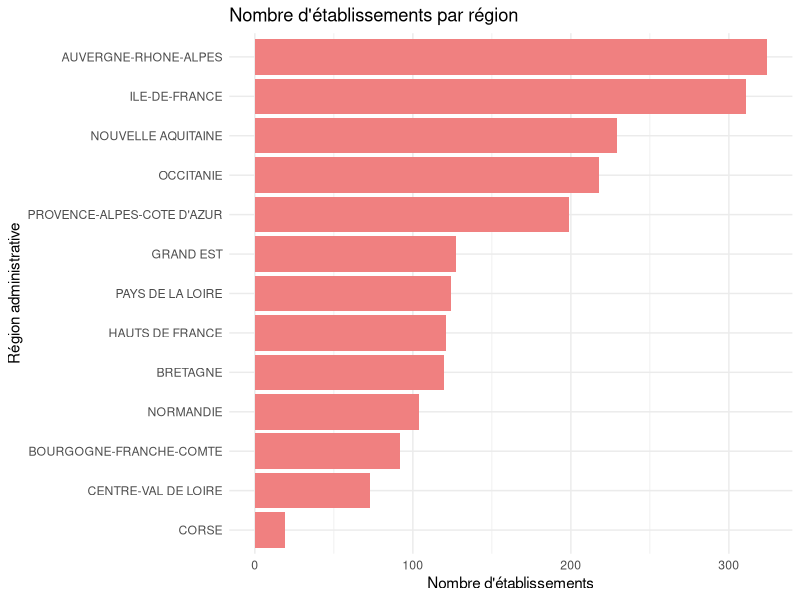
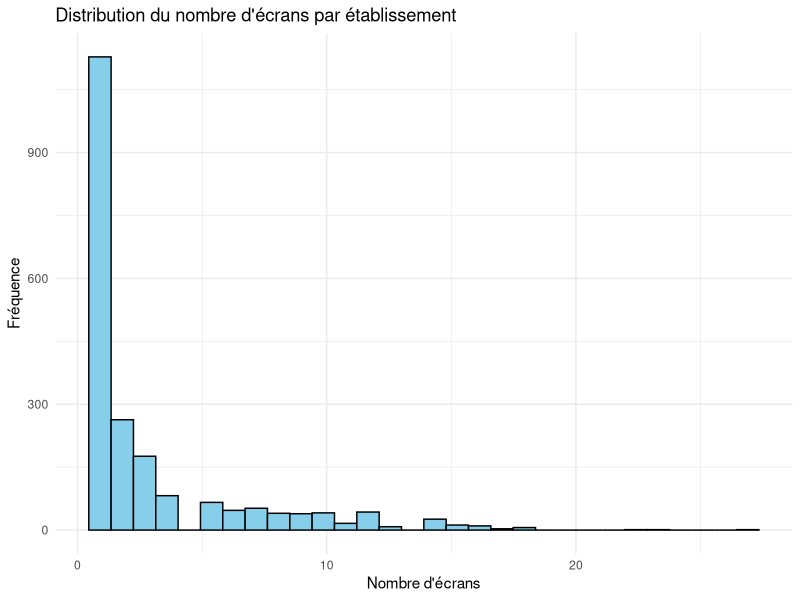
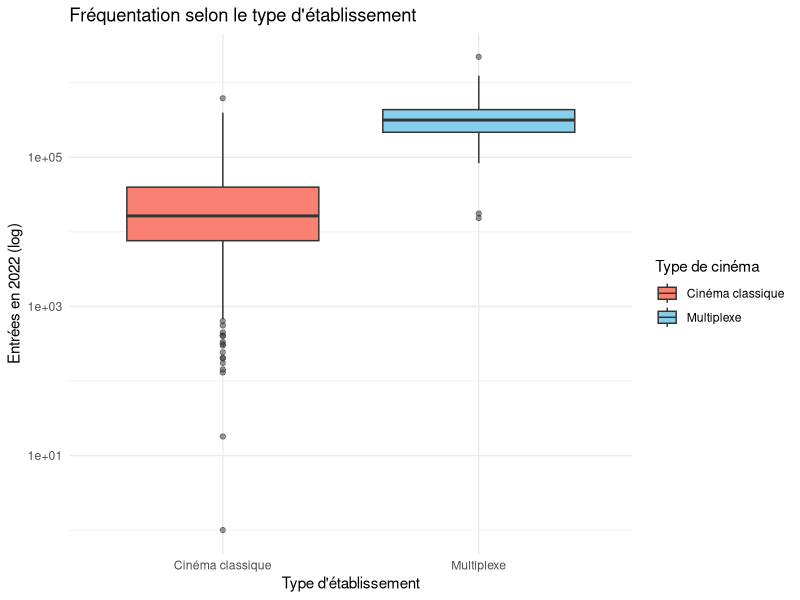
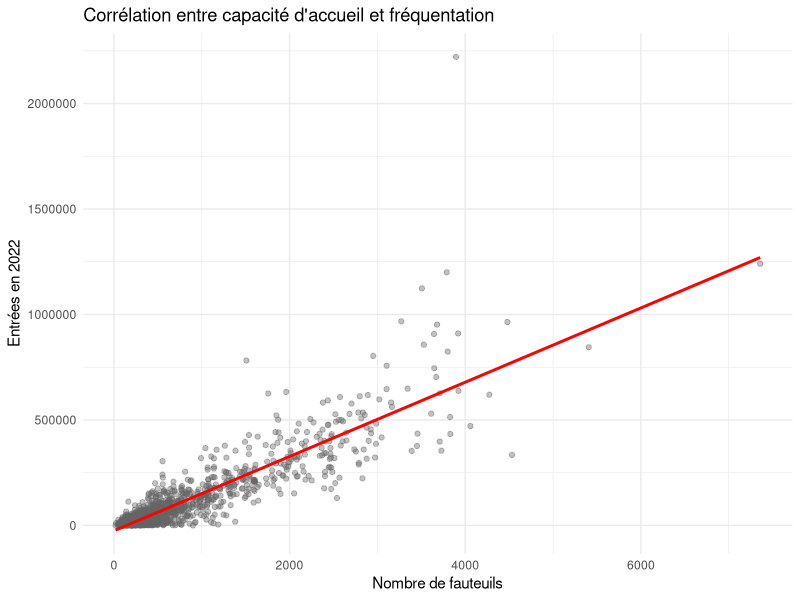
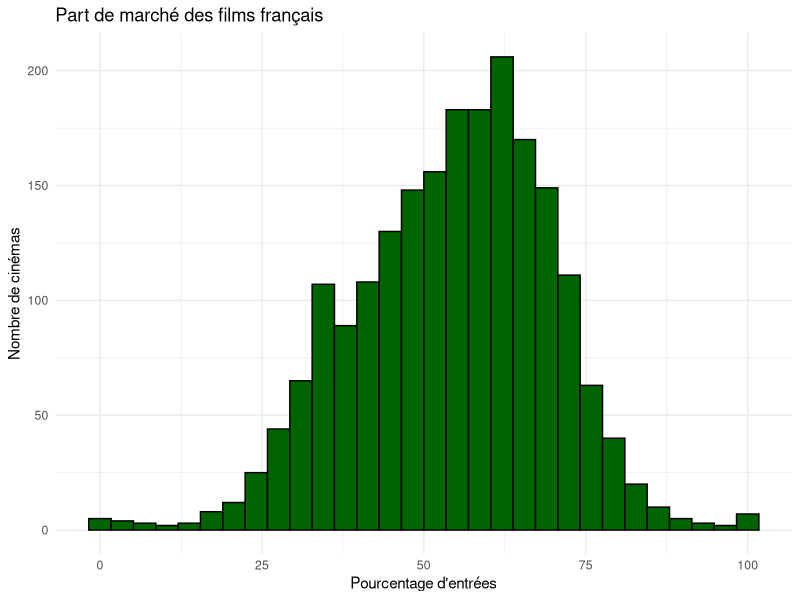
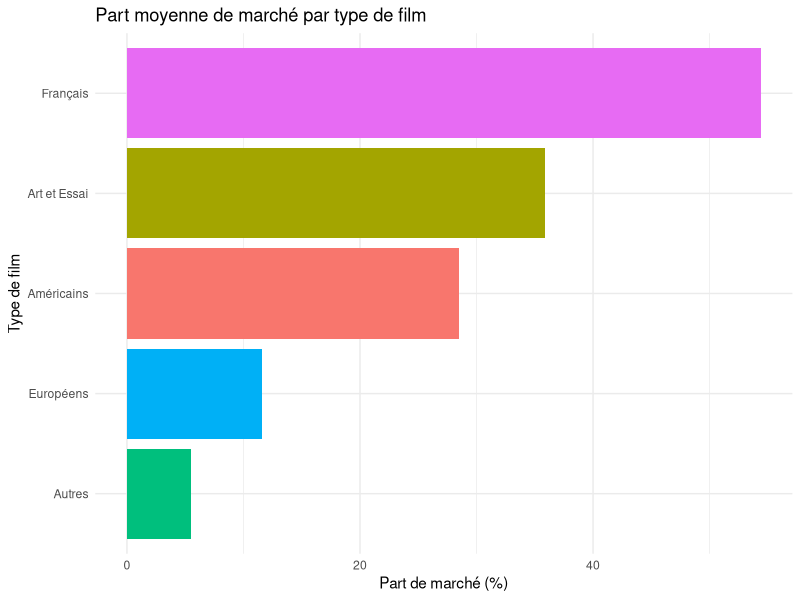
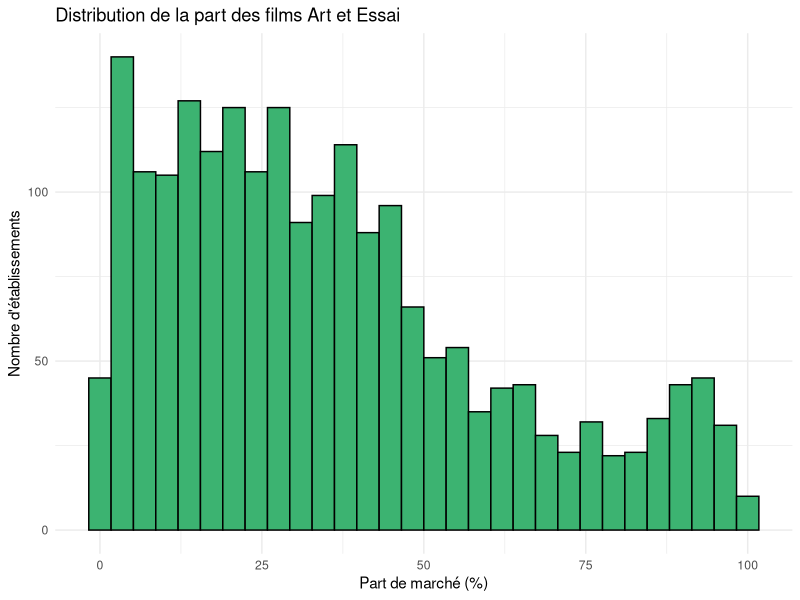
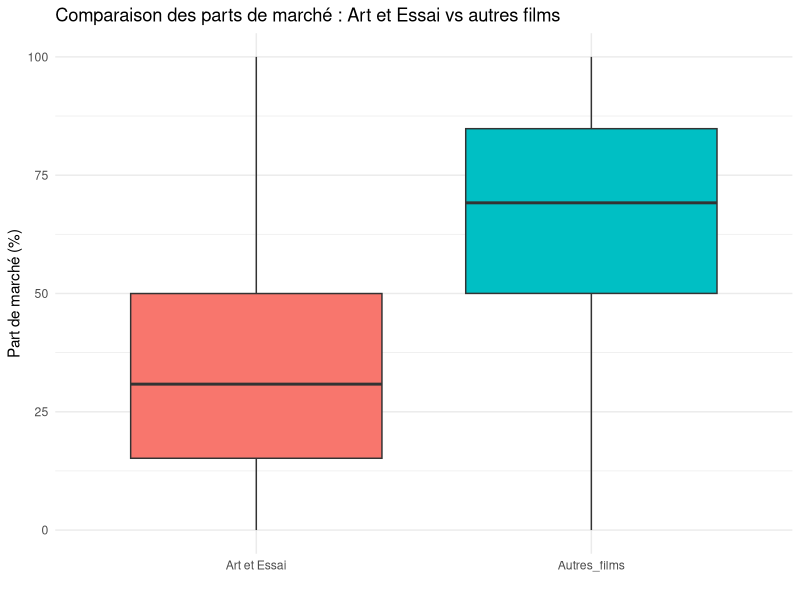

Write R code to recreate these figures, in order.
## ---- chunk 1
knitr::opts_chunk$set(echo = FALSE, warning = FALSE, message = FALSE)
library(tidyverse)
library(ggplot2)
library(dplyr)
library(readr)
library(kableExtra)
library(ggthemes)
library(tidyr)
## ---- chunk 2
data <- read_delim("data/etablissements-cinematographiques.csv", delim = ";")
## ---- chunk 3
data %>% 
  count(`région administrative`) %>%
  ggplot(aes(x = reorder(`région administrative`, n), y = n)) +
  geom_col(fill = "lightcoral") +
  coord_flip() +
  labs(title = "Nombre d'établissements par région", x = "Région administrative", y = "Nombre d'établissements") +
  theme_minimal()
## ---- chunk 4
ggplot(data, aes(x = écrans)) +
  geom_histogram(bins = 30, fill = "skyblue", color = "black") +
  labs(title = "Distribution du nombre d'écrans par établissement", x = "Nombre d'écrans", y = "Fréquence") +
  theme_minimal()
## ---- chunk 5
data %>%
  mutate(multiplexe_label = if_else(multiplexe == "OUI", "Multiplexe", "Cinéma classique")) %>%
  ggplot(aes(x = multiplexe_label, y = `entrées 2022`, fill = multiplexe_label)) +
  geom_boxplot(outlier.size = 1.5, outlier.alpha = 0.5) +
  scale_y_log10() +
  scale_fill_manual(values = c("Cinéma classique" = "salmon", "Multiplexe" = "skyblue")) +
  labs(
    title = "Fréquentation selon le type d'établissement",
    x = "Type d'établissement",
    y = "Entrées en 2022 (log)",
    fill = "Type de cinéma"
  ) +
  theme_minimal()
## ---- chunk 6
ggplot(data, aes(x = fauteuils, y = `entrées 2022`)) +
  geom_point(alpha = 0.4, color = "gray40") +
  geom_smooth(method = "lm", se = FALSE, color = "red") +
  labs(title = "Corrélation entre capacité d'accueil et fréquentation", x = "Nombre de fauteuils", y = "Entrées en 2022") +
  theme_minimal()
## ---- chunk 7
ggplot(data, aes(x = `PdM en entrées des films français`)) +
  geom_histogram(bins = 30, fill = "darkgreen", color = "black") +
  labs(title = "Part de marché des films français", x = "Pourcentage d'entrées", y = "Nombre de cinémas") +
  theme_minimal()
## ---- chunk 8
data_types <- data %>%
  select(`PdM en entrées des films français`,
         `PdM en entrées des films américains`,
         `PdM en entrées des films européens`,
         `PdM en entrées des autres films`,
         `PdM en entrées des films Art et Essai`) %>%
  drop_na() %>%
  rename(Français = `PdM en entrées des films français`,
         Américains = `PdM en entrées des films américains`,
         Européens = `PdM en entrées des films européens`,
         Autres = `PdM en entrées des autres films`,
         `Art et Essai` = `PdM en entrées des films Art et Essai`)

data_types %>%
  summarise(across(everything(), mean, na.rm = TRUE)) %>%
  pivot_longer(everything(), names_to = "Type", values_to = "Part_moyenne") %>%
  ggplot(aes(x = reorder(Type, Part_moyenne), y = Part_moyenne, fill = Type)) +
  geom_col() +
  coord_flip() +
  labs(title = "Part moyenne de marché par type de film", x = "Type de film", y = "Part de marché (%)") +
  theme_minimal() +
  theme(legend.position = "none")
## ---- chunk 9
ggplot(data, aes(x = `PdM en entrées des films Art et Essai`)) +
  geom_histogram(bins = 30, fill = "mediumseagreen", color = "black") +
  labs(title = "Distribution de la part des films Art et Essai", x = "Part de marché (%)", y = "Nombre d'établissements") +
  theme_minimal()
## ---- chunk 10
data_comp <- data_types %>%
  mutate(Autres_films = Français + Américains + Européens + Autres - `Art et Essai`) %>%
  select(`Art et Essai`, Autres_films) %>%
  pivot_longer(cols = everything(), names_to = "Type", values_to = "Part")

ggplot(data_comp, aes(x = Type, y = Part, fill = Type)) +
  geom_boxplot() +
  labs(title = "Comparaison des parts de marché : Art et Essai vs autres films", x = "", y = "Part de marché (%)") +
  theme_minimal() +
  theme(legend.position = "none")
## ---- chunk 11
ggplot(data, aes(x = `zone de la commune`, y = `PdM en entrées des films Art et Essai`, fill = `zone de la commune`)) +
  geom_boxplot() +
  labs(title = "Part des films Art et Essai selon la zone géographique", x = "Zone de la commune", y = "% d'entrées Art et Essai", fill = "Zone") +
  theme_minimal()
